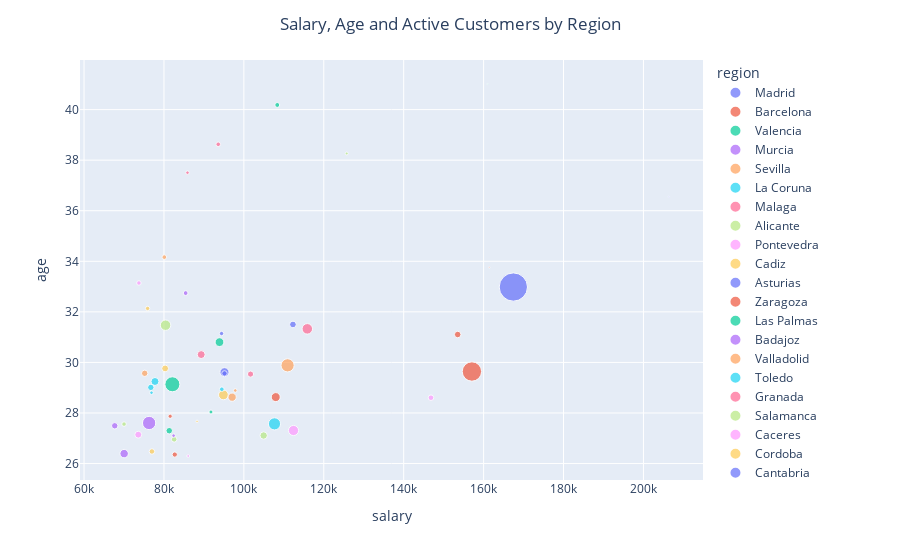

Source (notebook cell):
### Code cell
x_y_size = {"salary": "mean", "age": "mean", "active_customer": "count"}
four_feature_scatterer(df, "region", x_y_size, "Salary, Age and Active Customers by Region")

## Madrid: Most active customers, highest salaries, ages 33, salary average above 150k
## Barcelona follows closely
## Rest of active customers we can find majorly between 50 and 120k salary and 26-30 years old

### Figure 1 — Plotly figure (JSON) as saved in the notebook; plotly's stock layout.template omitted (floating-point values rounded to 4 significant figures)
{"data": [{"hovertemplate": "region=Madrid<br>salary=%{x}<br>age=%{y}<br>active_customer=%{marker.size}<extra></extra>", "legendgroup": "Madrid", "marker": {"color": "#636efa", "size": [98597], "sizemode": "area", "sizeref": 246.5, "symbol": "circle"}, "mode": "markers", "name": "Madrid", "orientation": "v", "showlegend": true, "type": "scatter", "x": [167400.0], "xaxis": "x", "y": [32.98], "yaxis": "y"}, {"hovertemplate": "region=Barcelona<br>salary=%{x}<br>age=%{y}<br>active_customer=%{marker.size}<extra></extra>", "legendgroup": "Barcelona", "marker": {"color": "#EF553B", "size": [46259], "sizemode": "area", "sizeref": 246.5, "symbol": "circle"}, "mode": "markers", "name": "Barcelona", "orientation": "v", "showlegend": true, "type": "scatter", "x": [157100.0], "xaxis": "x", "y": [29.64], "yaxis": "y"}, {"hovertemplate": "region=Valencia<br>salary=%{x}<br>age=%{y}<br>active_customer=%{marker.size}<extra></extra>", "legendgroup": "Valencia", "marker": {"color": "#00cc96", "size": [27800], "sizemode": "area", "sizeref": 246.5, "symbol": "circle"}, "mode": "markers", "name": "Valencia", "orientation": "v", "showlegend": true, "type": "scatter", "x": [82100.0], "xaxis": "x", "y": [29.14], "yaxis": "y"}, {"hovertemplate": "region=Murcia<br>salary=%{x}<br>age=%{y}<br>active_customer=%{marker.size}<extra></extra>", "legendgroup": "Murcia", "marker": {"color": "#ab63fa", "size": [21807], "sizemode": "area", "sizeref": 246.5, "symbol": "circle"}, "mode": "markers", "name": "Murcia", "orientation": "v", "showlegend": true, "type": "scatter", "x": [76290.0], "xaxis": "x", "y": [27.6], "yaxis": "y"}, {"hovertemplate": "region=Sevilla<br>salary=%{x}<br>age=%{y}<br>active_customer=%{marker.size}<extra></extra>", "legendgroup": "Sevilla", "marker": {"color": "#FFA15A", "size": [21397], "sizemode": "area", "sizeref": 246.5, "symbol": "circle"}, "mode": "markers", "name": "Sevilla", "orientation": "v", "showlegend": true, "type": "scatter", "x": [110900.0], "xaxis": "x", "y": [29.89], "yaxis": "y"}, {"hovertemplate": "region=La Coruna<br>salary=%{x}<br>age=%{y}<br>active_customer=%{marker.size}<extra></extra>", "legendgroup": "La Coruna", "marker": {"color": "#19d3f3", "size": [18213], "sizemode": "area", "sizeref": 246.5, "symbol": "circle"}, "mode": "markers", "name": "La Coruna", "orientation": "v", "showlegend": true, "type": "scatter", "x": [107700.0], "xaxis": "x", "y": [27.57], "yaxis": "y"}, {"hovertemplate": "region=Malaga<br>salary=%{x}<br>age=%{y}<br>active_customer=%{marker.size}<extra></extra>", "legendgroup": "Malaga", "marker": {"color": "#FF6692", "size": [13663], "sizemode": "area", "sizeref": 246.5, "symbol": "circle"}, "mode": "markers", "name": "Malaga", "orientation": "v", "showlegend": true, "type": "scatter", "x": [115900.0], "xaxis": "x", "y": [31.33], "yaxis": "y"}, {"hovertemplate": "region=Alicante<br>salary=%{x}<br>age=%{y}<br>active_customer=%{marker.size}<extra></extra>", "legendgroup": "Alicante", "marker": {"color": "#B6E880", "size": [13545], "sizemode": "area", "sizeref": 246.5, "symbol": "circle"}, "mode": "markers", "name": "Alicante", "orientation": "v", "showlegend": true, "type": "scatter", "x": [80400.0], "xaxis": "x", "y": [31.47], "yaxis": "y"}, {"hovertemplate": "region=Pontevedra<br>salary=%{x}<br>age=%{y}<br>active_customer=%{marker.size}<extra></extra>", "legendgroup": "Pontevedra", "marker": {"color": "#FF97FF", "size": [12719], "sizemode": "area", "sizeref": 246.5, "symbol": "circle"}, "mode": "markers", "name": "Pontevedra", "orientation": "v", "showlegend": true, "type": "scatter", "x": [112400.0], "xaxis": "x", "y": [27.31], "yaxis": "y"}, {"hovertemplate": "region=Cadiz<br>salary=%{x}<br>age=%{y}<br>active_customer=%{marker.size}<extra></extra>", "legendgroup": "Cadiz", "marker": {"color": "#FECB52", "size": [11810], "sizemode": "area", "sizeref": 246.5, "symbol": "circle"}, "mode": "markers", "name": "Cadiz", "orientation": "v", "showlegend": true, "type": "scatter", "x": [94880.0], "xaxis": "x", "y": [28.72], "yaxis": "y"}, {"hovertemplate": "region=Asturias<br>salary=%{x}<br>age=%{y}<br>active_customer=%{marker.size}<extra></extra>", "legendgroup": "Asturias", "marker": {"color": "#636efa", "size": [10159], "sizemode": "area", "sizeref": 246.5, "symbol": "circle"}, "mode": "markers", "name": "Asturias", "orientation": "v", "showlegend": true, "type": "scatter", "x": [95150.0], "xaxis": "x", "y": [29.61], "yaxis": "y"}, {"hovertemplate": "region=Zaragoza<br>salary=%{x}<br>age=%{y}<br>active_customer=%{marker.size}<extra></extra>", "legendgroup": "Zaragoza", "marker": {"color": "#EF553B", "size": [9982], "sizemode": "area", "sizeref": 246.5, "symbol": "circle"}, "mode": "markers", "name": "Zaragoza", "orientation": "v", "showlegend": true, "type": "scatter", "x": [108000.0], "xaxis": "x", "y": [28.63], "yaxis": "y"}, {"hovertemplate": "region=Las Palmas<br>salary=%{x}<br>age=%{y}<br>active_customer=%{marker.size}<extra></extra>", "legendgroup": "Las Palmas", "marker": {"color": "#00cc96", "size": [9523], "sizemode": "area", "sizeref": 246.5, "symbol": "circle"}, "mode": "markers", "name": "Las Palmas", "orientation": "v", "showlegend": true, "type": "scatter", "x": [93900.0], "xaxis": "x", "y": [30.8], "yaxis": "y"}, {"hovertemplate": "region=Badajoz<br>salary=%{x}<br>age=%{y}<br>active_customer=%{marker.size}<extra></extra>", "legendgroup": "Badajoz", "marker": {"color": "#ab63fa", "size": [8799], "sizemode": "area", "sizeref": 246.5, "symbol": "circle"}, "mode": "markers", "name": "Badajoz", "orientation": "v", "showlegend": true, "type": "scatter", "x": [70040.0], "xaxis": "x", "y": [26.39], "yaxis": "y"}, {"hovertemplate": "region=Valladolid<br>salary=%{x}<br>age=%{y}<br>active_customer=%{marker.size}<extra></extra>", "legendgroup": "Valladolid", "marker": {"color": "#FFA15A", "size": [8445], "sizemode": "area", "sizeref": 246.5, "symbol": "circle"}, "mode": "markers", "name": "Valladolid", "orientation": "v", "showlegend": true, "type": "scatter", "x": [97060.0], "xaxis": "x", "y": [28.63], "yaxis": "y"}, {"hovertemplate": "region=Toledo<br>salary=%{x}<br>age=%{y}<br>active_customer=%{marker.size}<extra></extra>", "legendgroup": "Toledo", "marker": {"color": "#19d3f3", "size": [7852], "sizemode": "area", "sizeref": 246.5, "symbol": "circle"}, "mode": "markers", "name": "Toledo", "orientation": "v", "showlegend": true, "type": "scatter", "x": [77750.0], "xaxis": "x", "y": [29.25], "yaxis": "y"}, {"hovertemplate": "region=Granada<br>salary=%{x}<br>age=%{y}<br>active_customer=%{marker.size}<extra></extra>", "legendgroup": "Granada", "marker": {"color": "#FF6692", "size": [7757], "sizemode": "area", "sizeref": 246.5, "symbol": "circle"}, "mode": "markers", "name": "Granada", "orientation": "v", "showlegend": true, "type": "scatter", "x": [89320.0], "xaxis": "x", "y": [30.31], "yaxis": "y"}, {"hovertemplate": "region=Salamanca<br>salary=%{x}<br>age=%{y}<br>active_customer=%{marker.size}<extra></extra>", "legendgroup": "Salamanca", "marker": {"color": "#B6E880", "size": [6745], "sizemode": "area", "sizeref": 246.5, "symbol": "circle"}, "mode": "markers", "name": "Salamanca", "orientation": "v", "showlegend": true, "type": "scatter", "x": [105000.0], "xaxis": "x", "y": [27.11], "yaxis": "y"}, {"hovertemplate": "region=Caceres<br>salary=%{x}<br>age=%{y}<br>active_customer=%{marker.size}<extra></extra>", "legendgroup": "Caceres", "marker": {"color": "#FF97FF", "size": [5869], "sizemode": "area", "sizeref": 246.5, "symbol": "circle"}, "mode": "markers", "name": "Caceres", "orientation": "v", "showlegend": true, "type": "scatter", "x": [73570.0], "xaxis": "x", "y": [27.14], "yaxis": "y"}, {"hovertemplate": "region=Cordoba<br>salary=%{x}<br>age=%{y}<br>active_customer=%{marker.size}<extra></extra>", "legendgroup": "Cordoba", "marker": {"color": "#FECB52", "size": [5705], "sizemode": "area", "sizeref": 246.5, "symbol": "circle"}, "mode": "markers", "name": "Cordoba", "orientation": "v", "showlegend": true, "type": "scatter", "x": [80300.0], "xaxis": "x", "y": [29.76], "yaxis": "y"}, {"hovertemplate": "region=Cantabria<br>salary=%{x}<br>age=%{y}<br>active_customer=%{marker.size}<extra></extra>", "legendgroup": "Cantabria", "marker": {"color": "#636efa", "size": [5505], "sizemode": "area", "sizeref": 246.5, "symbol": "circle"}, "mode": "markers", "name": "Cantabria", "orientation": "v", "showlegend": true, "type": "scatter", "x": [112300.0], "xaxis": "x", "y": [31.5], "yaxis": "y"}, {"hovertemplate": "region=Baleares<br>salary=%{x}<br>age=%{y}<br>active_customer=%{marker.size}<extra></extra>", "legendgroup": "Baleares", "marker": {"color": "#EF553B", "size": [5310], "sizemode": "area", "sizeref": 246.5, "symbol": "circle"}, "mode": "markers", "name": "Baleares", "orientation": "v", "showlegend": true, "type": "scatter", "x": [153500.0], "xaxis": "x", "y": [31.1], "yaxis": "y"}, {"hovertemplate": "region=Albacete<br>salary=%{x}<br>age=%{y}<br>active_customer=%{marker.size}<extra></extra>", "legendgroup": "Albacete", "marker": {"color": "#00cc96", "size": [5254], "sizemode": "area", "sizeref": 246.5, "symbol": "circle"}, "mode": "markers", "name": "Albacete", "orientation": "v", "showlegend": true, "type": "scatter", "x": [81320.0], "xaxis": "x", "y": [27.3], "yaxis": "y"}, {"hovertemplate": "region=Ciudad Real<br>salary=%{x}<br>age=%{y}<br>active_customer=%{marker.size}<extra></extra>", "legendgroup": "Ciudad Real", "marker": {"color": "#ab63fa", "size": [5114], "sizemode": "area", "sizeref": 246.5, "symbol": "circle"}, "mode": "markers", "name": "Ciudad Real", "orientation": "v", "showlegend": true, "type": "scatter", "x": [67690.0], "xaxis": "x", "y": [27.49], "yaxis": "y"}, {"hovertemplate": "region=Huelva<br>salary=%{x}<br>age=%{y}<br>active_customer=%{marker.size}<extra></extra>", "legendgroup": "Huelva", "marker": {"color": "#FFA15A", "size": [5066], "sizemode": "area", "sizeref": 246.5, "symbol": "circle"}, "mode": "markers", "name": "Huelva", "orientation": "v", "showlegend": true, "type": "scatter", "x": [75180.0], "xaxis": "x", "y": [29.57], "yaxis": "y"}, {"hovertemplate": "region=Castellon<br>salary=%{x}<br>age=%{y}<br>active_customer=%{marker.size}<extra></extra>", "legendgroup": "Castellon", "marker": {"color": "#19d3f3", "size": [5013], "sizemode": "area", "sizeref": 246.5, "symbol": "circle"}, "mode": "markers", "name": "Castellon", "orientation": "v", "showlegend": true, "type": "scatter", "x": [76710.0], "xaxis": "x", "y": [29.01], "yaxis": "y"}, {"hovertemplate": "region=Tarragona<br>salary=%{x}<br>age=%{y}<br>active_customer=%{marker.size}<extra></extra>", "legendgroup": "Tarragona", "marker": {"color": "#FF6692", "size": [4686], "sizemode": "area", "sizeref": 246.5, "symbol": "circle"}, "mode": "markers", "name": "Tarragona", "orientation": "v", "showlegend": true, "type": "scatter", "x": [101700.0], "xaxis": "x", "y": [29.54], "yaxis": "y"}, {"hovertemplate": "region=Orense<br>salary=%{x}<br>age=%{y}<br>active_customer=%{marker.size}<extra></extra>", "legendgroup": "Orense", "marker": {"color": "#B6E880", "size": [3888], "sizemode": "area", "sizeref": 246.5, "symbol": "circle"}, "mode": "markers", "name": "Orense", "orientation": "v", "showlegend": true, "type": "scatter", "x": [82550.0], "xaxis": "x", "y": [26.96], "yaxis": "y"}, {"hovertemplate": "region=Gerona<br>salary=%{x}<br>age=%{y}<br>active_customer=%{marker.size}<extra></extra>", "legendgroup": "Gerona", "marker": {"color": "#FF97FF", "size": [3861], "sizemode": "area", "sizeref": 246.5, "symbol": "circle"}, "mode": "markers", "name": "Gerona", "orientation": "v", "showlegend": true, "type": "scatter", "x": [146800.0], "xaxis": "x", "y": [28.6], "yaxis": "y"}, {"hovertemplate": "region=Lugo<br>salary=%{x}<br>age=%{y}<br>active_customer=%{marker.size}<extra></extra>", "legendgroup": "Lugo", "marker": {"color": "#FECB52", "size": [3748], "sizemode": "area", "sizeref": 246.5, "symbol": "circle"}, "mode": "markers", "name": "Lugo", "orientation": "v", "showlegend": true, "type": "scatter", "x": [76990.0], "xaxis": "x", "y": [26.48], "yaxis": "y"}, {"hovertemplate": "region=Burgos<br>salary=%{x}<br>age=%{y}<br>active_customer=%{marker.size}<extra></extra>", "legendgroup": "Burgos", "marker": {"color": "#636efa", "size": [3602], "sizemode": "area", "sizeref": 246.5, "symbol": "circle"}, "mode": "markers", "name": "Burgos", "orientation": "v", "showlegend": true, "type": "scatter", "x": [95150.0], "xaxis": "x", "y": [29.56], "yaxis": "y"}, {"hovertemplate": "region=Lerida<br>salary=%{x}<br>age=%{y}<br>active_customer=%{marker.size}<extra></extra>", "legendgroup": "Lerida", "marker": {"color": "#EF553B", "size": [3413], "sizemode": "area", "sizeref": 246.5, "symbol": "circle"}, "mode": "markers", "name": "Lerida", "orientation": "v", "showlegend": true, "type": "scatter", "x": [82700.0], "xaxis": "x", "y": [26.36], "yaxis": "y"}, {"hovertemplate": "region=Vizcaya<br>salary=%{x}<br>age=%{y}<br>active_customer=%{marker.size}<extra></extra>", "legendgroup": "Vizcaya", "marker": {"color": "#00cc96", "size": [2955], "sizemode": "area", "sizeref": 246.5, "symbol": "circle"}, "mode": "markers", "name": "Vizcaya", "orientation": "v", "showlegend": true, "type": "scatter", "x": [108400.0], "xaxis": "x", "y": [40.18], "yaxis": "y"}, {"hovertemplate": "region=Leon<br>salary=%{x}<br>age=%{y}<br>active_customer=%{marker.size}<extra></extra>", "legendgroup": "Leon", "marker": {"color": "#ab63fa", "size": [2785], "sizemode": "area", "sizeref": 246.5, "symbol": "circle"}, "mode": "markers", "name": "Leon", "orientation": "v", "showlegend": true, "type": "scatter", "x": [85430.0], "xaxis": "x", "y": [32.74], "yaxis": "y"}, {"hovertemplate": "region=Almeria<br>salary=%{x}<br>age=%{y}<br>active_customer=%{marker.size}<extra></extra>", "legendgroup": "Almeria", "marker": {"color": "#FFA15A", "size": [2660], "sizemode": "area", "sizeref": 246.5, "symbol": "circle"}, "mode": "markers", "name": "Almeria", "orientation": "v", "showlegend": true, "type": "scatter", "x": [80090.0], "xaxis": "x", "y": [34.16], "yaxis": "y"}, {"hovertemplate": "region=La Rioja<br>salary=%{x}<br>age=%{y}<br>active_customer=%{marker.size}<extra></extra>", "legendgroup": "La Rioja", "marker": {"color": "#19d3f3", "size": [2623], "sizemode": "area", "sizeref": 246.5, "symbol": "circle"}, "mode": "markers", "name": "La Rioja", "orientation": "v", "showlegend": true, "type": "scatter", "x": [94480.0], "xaxis": "x", "y": [28.94], "yaxis": "y"}, {"hovertemplate": "region=Santa Cruz de Tenerife<br>salary=%{x}<br>age=%{y}<br>active_customer=%{marker.size}<extra></extra>", "legendgroup": "Santa Cruz de Tenerife", "marker": {"color": "#FF6692", "size": [2613], "sizemode": "area", "sizeref": 246.5, "symbol": "circle"}, "mode": "markers", "name": "Santa Cruz de Tenerife", "orientation": "v", "showlegend": true, "type": "scatter", "x": [93580.0], "xaxis": "x", "y": [38.63], "yaxis": "y"}, {"hovertemplate": "region=Cuenca<br>salary=%{x}<br>age=%{y}<br>active_customer=%{marker.size}<extra></extra>", "legendgroup": "Cuenca", "marker": {"color": "#B6E880", "size": [2531], "sizemode": "area", "sizeref": 246.5, "symbol": "circle"}, "mode": "markers", "name": "Cuenca", "orientation": "v", "showlegend": true, "type": "scatter", "x": [70010.0], "xaxis": "x", "y": [27.56], "yaxis": "y"}, {"hovertemplate": "region=Jaen<br>salary=%{x}<br>age=%{y}<br>active_customer=%{marker.size}<extra></extra>", "legendgroup": "Jaen", "marker": {"color": "#FF97FF", "size": [2485], "sizemode": "area", "sizeref": 246.5, "symbol": "circle"}, "mode": "markers", "name": "Jaen", "orientation": "v", "showlegend": true, "type": "scatter", "x": [73730.0], "xaxis": "x", "y": [33.14], "yaxis": "y"}, {"hovertemplate": "region=Navarra<br>salary=%{x}<br>age=%{y}<br>active_customer=%{marker.size}<extra></extra>", "legendgroup": "Navarra", "marker": {"color": "#FECB52", "size": [2373], "sizemode": "area", "sizeref": 246.5, "symbol": "circle"}, "mode": "markers", "name": "Navarra", "orientation": "v", "showlegend": true, "type": "scatter", "x": [75910.0], "xaxis": "x", "y": [32.13], "yaxis": "y"}, {"hovertemplate": "region=Guadalajara<br>salary=%{x}<br>age=%{y}<br>active_customer=%{marker.size}<extra></extra>", "legendgroup": "Guadalajara", "marker": {"color": "#636efa", "size": [2361], "sizemode": "area", "sizeref": 246.5, "symbol": "circle"}, "mode": "markers", "name": "Guadalajara", "orientation": "v", "showlegend": true, "type": "scatter", "x": [94410.0], "xaxis": "x", "y": [31.14], "yaxis": "y"}, {"hovertemplate": "region=Zamora<br>salary=%{x}<br>age=%{y}<br>active_customer=%{marker.size}<extra></extra>", "legendgroup": "Zamora", "marker": {"color": "#EF553B", "size": [2227], "sizemode": "area", "sizeref": 246.5, "symbol": "circle"}, "mode": "markers", "name": "Zamora", "orientation": "v", "showlegend": true, "type": "scatter", "x": [81550.0], "xaxis": "x", "y": [27.87], "yaxis": "y"}, {"hovertemplate": "region=Palencia<br>salary=%{x}<br>age=%{y}<br>active_customer=%{marker.size}<extra></extra>", "legendgroup": "Palencia", "marker": {"color": "#00cc96", "size": [2001], "sizemode": "area", "sizeref": 246.5, "symbol": "circle"}, "mode": "markers", "name": "Palencia", "orientation": "v", "showlegend": true, "type": "scatter", "x": [91760.0], "xaxis": "x", "y": [28.04], "yaxis": "y"}, {"hovertemplate": "region=Huesca<br>salary=%{x}<br>age=%{y}<br>active_customer=%{marker.size}<extra></extra>", "legendgroup": "Huesca", "marker": {"color": "#ab63fa", "size": [1635], "sizemode": "area", "sizeref": 246.5, "symbol": "circle"}, "mode": "markers", "name": "Huesca", "orientation": "v", "showlegend": true, "type": "scatter", "x": [82410.0], "xaxis": "x", "y": [27.1], "yaxis": "y"}, {"hovertemplate": "region=Segovia<br>salary=%{x}<br>age=%{y}<br>active_customer=%{marker.size}<extra></extra>", "legendgroup": "Segovia", "marker": {"color": "#FFA15A", "size": [1624], "sizemode": "area", "sizeref": 246.5, "symbol": "circle"}, "mode": "markers", "name": "Segovia", "orientation": "v", "showlegend": true, "type": "scatter", "x": [97840.0], "xaxis": "x", "y": [28.89], "yaxis": "y"}, {"hovertemplate": "region=Avila<br>salary=%{x}<br>age=%{y}<br>active_customer=%{marker.size}<extra></extra>", "legendgroup": "Avila", "marker": {"color": "#19d3f3", "size": [1572], "sizemode": "area", "sizeref": 246.5, "symbol": "circle"}, "mode": "markers", "name": "Avila", "orientation": "v", "showlegend": true, "type": "scatter", "x": [76890.0], "xaxis": "x", "y": [28.8], "yaxis": "y"}, {"hovertemplate": "region=Guipuzcoa<br>salary=%{x}<br>age=%{y}<br>active_customer=%{marker.size}<extra></extra>", "legendgroup": "Guipuzcoa", "marker": {"color": "#FF6692", "size": [1551], "sizemode": "area", "sizeref": 246.5, "symbol": "circle"}, "mode": "markers", "name": "Guipuzcoa", "orientation": "v", "showlegend": true, "type": "scatter", "x": [85890.0], "xaxis": "x", "y": [37.51], "yaxis": "y"}, {"hovertemplate": "region=Alava<br>salary=%{x}<br>age=%{y}<br>active_customer=%{marker.size}<extra></extra>", "legendgroup": "Alava", "marker": {"color": "#B6E880", "size": [1071], "sizemode": "area", "sizeref": 246.5, "symbol": "circle"}, "mode": "markers", "name": "Alava", "orientation": "v", "showlegend": true, "type": "scatter", "x": [125700.0], "xaxis": "x", "y": [38.26], "yaxis": "y"}, {"hovertemplate": "region=Teruel<br>salary=%{x}<br>age=%{y}<br>active_customer=%{marker.size}<extra></extra>", "legendgroup": "Teruel", "marker": {"color": "#FF97FF", "size": [949], "sizemode": "area", "sizeref": 246.5, "symbol": "circle"}, "mode": "markers", "name": "Teruel", "orientation": "v", "showlegend": true, "type": "scatter", "x": [86070.0], "xaxis": "x", "y": [26.3], "yaxis": "y"}, {"hovertemplate": "region=Soria<br>salary=%{x}<br>age=%{y}<br>active_customer=%{marker.size}<extra></extra>", "legendgroup": "Soria", "marker": {"color": "#FECB52", "size": [702], "sizemode": "area", "sizeref": 246.5, "symbol": "circle"}, "mode": "markers", "name": "Soria", "orientation": "v", "showlegend": true, "type": "scatter", "x": [88280.0], "xaxis": "x", "y": [27.67], "yaxis": "y"}, {"hovertemplate": "region=Ceuta<br>salary=%{x}<br>age=%{y}<br>active_customer=%{marker.size}<extra></extra>", "legendgroup": "Ceuta", "marker": {"color": "#636efa", "size": [248], "sizemode": "area", "sizeref": 246.5, "symbol": "circle"}, "mode": "markers", "name": "Ceuta", "orientation": "v", "showlegend": true, "type": "scatter", "x": [206400.0], "xaxis": "x", "y": [36.55], "yaxis": "y"}, {"hovertemplate": "region=Melilla<br>salary=%{x}<br>age=%{y}<br>active_customer=%{marker.size}<extra></extra>", "legendgroup": "Melilla", "marker": {"color": "#EF553B", "size": [216], "sizemode": "area", "sizeref": 246.5, "symbol": "circle"}, "mode": "markers", "name": "Melilla", "orientation": "v", "showlegend": true, "type": "scatter", "x": [161400.0], "xaxis": "x", "y": [33.76], "yaxis": "y"}, {"hovertemplate": "region=Not_available<br>salary=%{x}<br>age=%{y}<br>active_customer=%{marker.size}<extra></extra>", "legendgroup": "Not_available", "marker": {"color": "#00cc96", "size": [169], "sizemode": "area", "sizeref": 246.5, "symbol": "circle"}, "mode": "markers", "name": "Not_available", "orientation": "v", "showlegend": true, "type": "scatter", "x": [161000.0], "xaxis": "x", "y": [41.01], "yaxis": "y"}], "layout": {"barmode": "overlay", "legend": {"itemsizing": "constant", "title": {"text": "region"}, "tracegroupgap": 0}, "margin": {"t": 60}, "title": {"text": "Salary, Age and Active Customers by Region", "x": 0.5, "xanchor": "center"}, "xaxis": {"anchor": "y", "domain": [0, 1], "title": {"text": "salary"}}, "yaxis": {"anchor": "x", "domain": [0, 1], "title": {"text": "age"}}}}
